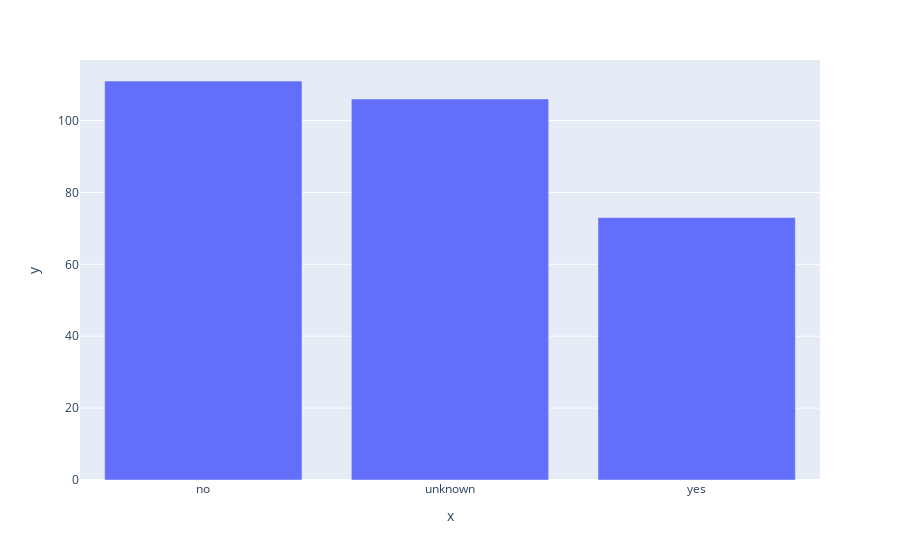

Notebook code for this chart:
### Code cell
## Plot bar chart of the Smoker with plotly
fig = px.bar(df, x=dict(df['Smoker'].value_counts()).keys(), y=dict(df['Smoker'].value_counts()).values())
fig.show()

### Figure 1 — Plotly figure (JSON) as saved in the notebook; plotly's stock layout.template omitted (floating-point values rounded to 4 significant figures)
{"data": [{"alignmentgroup": "True", "hovertemplate": "x=%{x}<br>y=%{y}<extra></extra>", "legendgroup": "", "marker": {"color": "#636efa", "pattern": {"shape": ""}}, "name": "", "offsetgroup": "", "orientation": "v", "showlegend": false, "textposition": "auto", "type": "bar", "x": ["no", "unknown", "yes"], "xaxis": "x", "y": [111, 106, 73], "yaxis": "y"}], "layout": {"barmode": "relative", "legend": {"tracegroupgap": 0}, "margin": {"t": 60}, "xaxis": {"anchor": "y", "domain": [0, 1], "title": {"text": "x"}}, "yaxis": {"anchor": "x", "domain": [0, 1], "title": {"text": "y"}}}}
